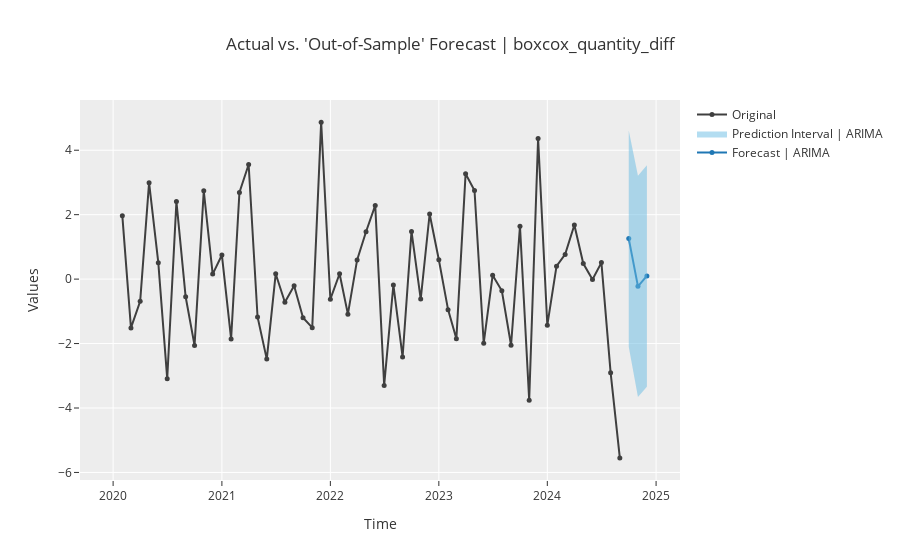

Here is the notebook cell this chart was saved with:
### Code cell
exp.plot_model(final, plot='forecast', data_kwargs={'fh':3})
